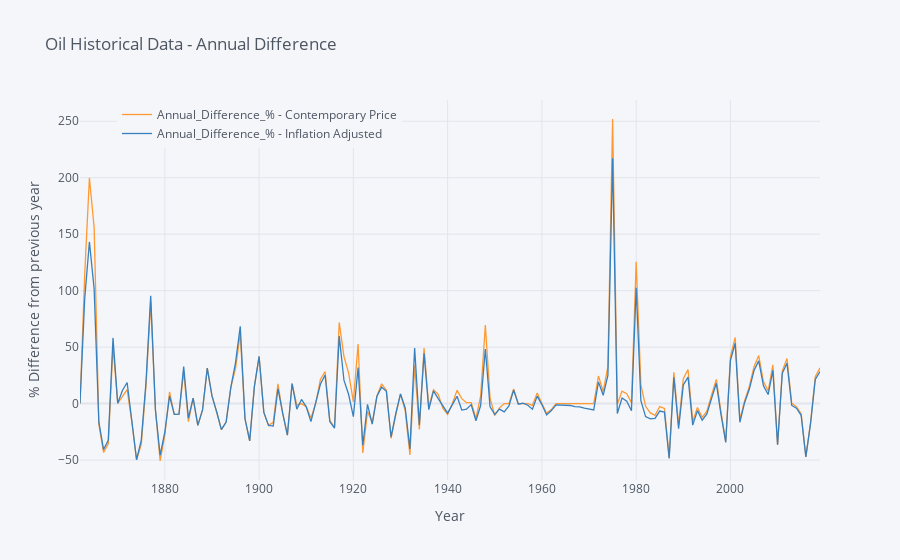

Notebook cell for this chart:
### Code cell
# Difference from previous year average until 2018
Oil_since_1861_for_graph = Oil_since_1861.copy()
Oil_since_1861_for_graph['Annual_Difference_% - Inflation Adjusted'] = 0.0
Oil_since_1861_for_graph['Annual_Difference_% - Contemporary Price'] = 0.0

for i in range(1,len(Oil_since_1861_for_graph)):
    current = Oil_since_1861_for_graph['Price in Today\'s Dollars'][i]
    previous = Oil_since_1861_for_graph['Price in Today\'s Dollars'][i-1]
    difference = 100*(current-previous)/previous
    Oil_since_1861_for_graph['Annual_Difference_% - Inflation Adjusted'][i] = difference
    
    current = Oil_since_1861_for_graph['Price in Contemporary Dollars'][i]
    previous = Oil_since_1861_for_graph['Price in Contemporary Dollars'][i-1]
    difference = 100*(current-previous)/previous
    Oil_since_1861_for_graph['Annual_Difference_% - Contemporary Price'][i] = difference
    
Oil_since_1861_for_graph_fin = Oil_since_1861_for_graph[['Annual_Difference_% - Contemporary Price']]
Oil_since_1861_for_graph_fin['Annual_Difference_% - Inflation Adjusted'] = Oil_since_1861_for_graph['Annual_Difference_% - Inflation Adjusted']

fig2 = Oil_since_1861_for_graph_fin.iplot(asFigure=True ,xTitle="Year",
                    yTitle="% Difference from previous year", title="Oil Historical Data - Annual Difference")
fig2.update_layout(
    legend=dict(
        x=0.05,
        y=1,
    )
)
fig2.show()

### Figure 1 — Plotly figure (JSON) as saved in the notebook; plotly's stock layout.template omitted (floating-point values rounded to 4 significant figures; data arrays with more than 128 entries replaced by an {"elided": "..."} marker saying what was removed)
{"data": [{"line": {"color": "rgba(255, 153, 51, 1.0)", "dash": "solid", "shape": "linear", "width": 1.3}, "mode": "lines", "name": "Annual_Difference_% - Contemporary Price", "text": "", "type": "scatter", "x": {"elided": "158 str values"}, "y": {"elided": "158 float values"}}, {"line": {"color": "rgba(55, 128, 191, 1.0)", "dash": "solid", "shape": "linear", "width": 1.3}, "mode": "lines", "name": "Annual_Difference_% - Inflation Adjusted", "text": "", "type": "scatter", "x": {"elided": "158 str values"}, "y": {"elided": "158 float values"}}], "layout": {"legend": {"bgcolor": "#F5F6F9", "font": {"color": "#4D5663"}, "x": 0.05, "y": 1}, "paper_bgcolor": "#F5F6F9", "plot_bgcolor": "#F5F6F9", "title": {"font": {"color": "#4D5663"}, "text": "Oil Historical Data - Annual Difference"}, "xaxis": {"gridcolor": "#E1E5ED", "showgrid": true, "tickfont": {"color": "#4D5663"}, "title": {"font": {"color": "#4D5663"}, "text": "Year"}, "zerolinecolor": "#E1E5ED"}, "yaxis": {"gridcolor": "#E1E5ED", "showgrid": true, "tickfont": {"color": "#4D5663"}, "title": {"font": {"color": "#4D5663"}, "text": "% Difference from previous year"}, "zerolinecolor": "#E1E5ED"}}}
